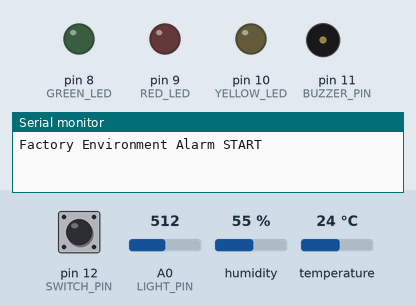
Recording of a sketch running on a simulated Arduino Uno, built with avr-gcc and run on an emulated ATmega328P. Parts: output pins drawn as LEDs (lit = HIGH), buzzer (waves = sounding), the last lines printed to the serial monitor. Inputs (shaded band) come from the test bench; at power-on: humidity 55 %, A0 (LIGHT_PIN) = 512, temperature 24 °C, pin 12 (SWITCH_PIN) HIGH.

Above: at 1.2 s.
1.3 s: humidity set to 41 %
At 4.3 s:
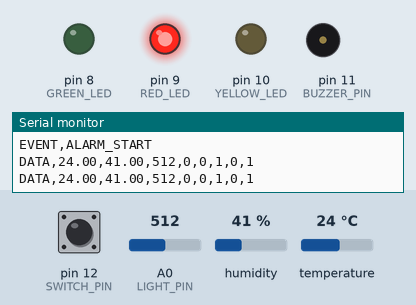
4.8 s: humidity set to 37 %
At 7.7 s:
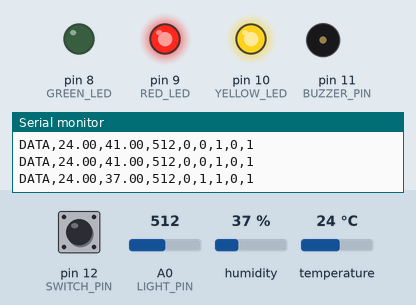
8.5 s: A0 (LIGHT_PIN) set to 317
12.0 s: A0 (LIGHT_PIN) set to 282
At 15.3 s:
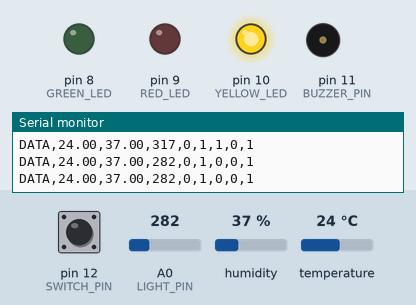
15.5 s: temperature set to 19 °C
19.2 s: temperature set to 16 °C
At 23.4 s:
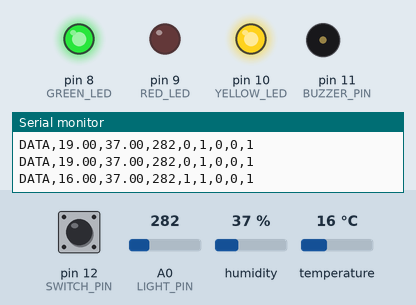
Timing chart, 0 to 27.1 s (numbered marks = the images above; inputs shaded):
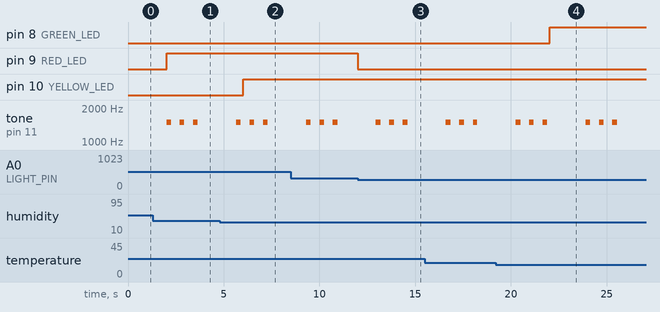

Measured:
- the behaviour switches between 40 and 39 % on humidity (found by bisection; images 1 and 2)
- the behaviour switches between 300 and 299 on A0 (LIGHT_PIN) (found by bisection; images 2 and 3)
- the behaviour switches between 18 and 17 °C on temperature (found by bisection; images 3 and 4)
- after the input at 4.8 s, pin 10 (YELLOW_LED): LOW → HIGH after 1.2 s
- after the input at 12.0 s, pin 9 (RED_LED): HIGH → LOW at once
- after the input at 19.2 s, pin 8 (GREEN_LED): LOW → HIGH after 2.8 s
- by itself, tone on pin 11 (BUZZER_PIN): plays 1500 Hz for 0.25 s, 1500 Hz for 0.25 s, 1500 Hz for 0.25 s, 1500 Hz for 0.25 s, 1500 Hz for 0.25 s, 1500 Hz for 0.25 s

The sketch:

factory_alarm.ino
```cpp
#include <DHT.h>

// ======================================================
// 1. 핀 설정
// ======================================================

const int SWITCH_PIN = 12;

const int DHT_PIN = 3;
#define DHT_TYPE DHT11

const int BUZZER_PIN = 11;

const int RED_LED = 9;       // 조도 이상
const int YELLOW_LED = 10;   // 습도 이상
const int GREEN_LED = 8;     // 온도 이상

const int LIGHT_PIN = A0;

DHT dht(DHT_PIN, DHT_TYPE);


// ======================================================
// 2. 이상 기준값
// ======================================================

// 온도 정상 범위
const float TEMP_MIN = 18.0;
const float TEMP_MAX = 28.0;

// 습도 정상 범위
const float HUM_MIN = 40.0;
const float HUM_MAX = 70.0;

// 조도
// 실측:
// 가림 약 450
// 평상시 약 170
// 플래시 약 84
//
// 300 이상 = 너무 어두움
const int LIGHT_LIMIT = 300;


// ======================================================
// 3. 시간 설정
// ======================================================

// 센서 읽기 주기
const unsigned long SENSOR_INTERVAL = 2000;

// ★ 현재 테스트용: ACK 후 10초 뒤 재알림
const unsigned long RE_ALERT_TIME = 10000;

// 실제 사용할 때 10분으로 바꾸려면:
// const unsigned long RE_ALERT_TIME = 10UL * 60UL * 1000UL;


// ======================================================
// 4. 알람 종류
// ======================================================

const int ALERT_NONE = 0;
const int ALERT_FIRST = 1;
const int ALERT_REPEAT = 2;

int alertType = ALERT_NONE;


// ======================================================
// 5. 상태 변수
// ======================================================

unsigned long lastSensorTime = 0;
unsigned long acknowledgedTime = 0;

bool acknowledged = false;
bool alertActive = false;

bool tempAlarm = false;
bool humAlarm = false;
bool lightAlarm = false;

bool previousAnyAlarm = false;


// ======================================================
// 6. 스위치 상태
// ======================================================

int previousSwitchState = HIGH;


// ======================================================
// 7. 부저 상태 변수
// ======================================================

bool buzzerOn = false;

int beepCount = 0;

unsigned long buzzerTime = 0;
unsigned long patternPauseTime = 0;

bool patternPause = false;


// ======================================================
// 8. setup
// ======================================================

void setup()
{
    Serial.begin(115200);

    dht.begin();

    pinMode(SWITCH_PIN, INPUT_PULLUP);

    pinMode(BUZZER_PIN, OUTPUT);

    pinMode(RED_LED, OUTPUT);
    pinMode(YELLOW_LED, OUTPUT);
    pinMode(GREEN_LED, OUTPUT);


    digitalWrite(RED_LED, LOW);
    digitalWrite(YELLOW_LED, LOW);
    digitalWrite(GREEN_LED, LOW);

    noTone(BUZZER_PIN);


    Serial.println("Factory Environment Alarm START");
}


// ======================================================
// 9. loop
// ======================================================

void loop()
{
    unsigned long now = millis();


    // 스위치는 계속 확인
    checkSwitch(now);


    // 2초마다 센서 확인
    if (now - lastSensorTime >= SENSOR_INTERVAL)
    {
        lastSensorTime = now;

        readSensors(now);
    }


    // 부저 처리
    runBuzzer(now);
}


// ======================================================
// 10. 센서 읽기
// ======================================================

void readSensors(unsigned long now)
{
    float humidity = dht.readHumidity();
    float temperature = dht.readTemperature();

    int light = analogRead(LIGHT_PIN);


    // DHT 읽기 실패
    if (isnan(humidity) || isnan(temperature))
    {
        Serial.println("ERROR,DHT_READ_FAIL");
        return;
    }


    // --------------------------------------------------
    // 이상 여부 판단
    // --------------------------------------------------

    tempAlarm =
        temperature < TEMP_MIN ||
        temperature > TEMP_MAX;


    humAlarm =
        humidity < HUM_MIN ||
        humidity > HUM_MAX;


    lightAlarm =
        light >= LIGHT_LIMIT;


    bool anyAlarm =
        tempAlarm ||
        humAlarm ||
        lightAlarm;


    // ==================================================
    // 새로운 이상 발생
    // ==================================================

    if (anyAlarm && !previousAnyAlarm)
    {
        acknowledged = false;
        alertActive = true;

        // 최초 알람 패턴
        alertType = ALERT_FIRST;

        resetBuzzerPattern();

        Serial.println("EVENT,ALARM_START");
    }


    // ==================================================
    // 전부 정상 복귀
    // ==================================================

    if (!anyAlarm)
    {
        acknowledged = false;
        alertActive = false;

        alertType = ALERT_NONE;

        turnOffAlarm();


        if (previousAnyAlarm)
        {
            Serial.println("EVENT,NORMAL");
        }
    }


    // ==================================================
    // ACK 후 10초 동안 미조치 → 재알림
    // ==================================================

    if (anyAlarm && acknowledged)
    {
        if (now - acknowledgedTime >= RE_ALERT_TIME)
        {
            acknowledged = false;
            alertActive = true;

            // 재알람 패턴
            alertType = ALERT_REPEAT;

            resetBuzzerPattern();

            Serial.println("EVENT,RE_ALERT");
        }
    }


    // ==================================================
    // LED 표시
    // ==================================================

    if (alertActive)
    {
        updateLED();
    }


    // ==================================================
    // Python으로 데이터 전송
    // ==================================================

    Serial.print("DATA,");

    Serial.print(temperature);
    Serial.print(",");

    Serial.print(humidity);
    Serial.print(",");

    Serial.print(light);
    Serial.print(",");

    Serial.print(tempAlarm);
    Serial.print(",");

    Serial.print(humAlarm);
    Serial.print(",");

    Serial.print(lightAlarm);
    Serial.print(",");

    Serial.print(acknowledged);
    Serial.print(",");

    Serial.println(alertActive);


    previousAnyAlarm = anyAlarm;
}


// ======================================================
// 11. LED 처리
// ======================================================

void updateLED()
{
    // 온도 이상 → 초록
    digitalWrite(
        GREEN_LED,
        tempAlarm ? HIGH : LOW
    );


    // 습도 이상 → 노랑
    digitalWrite(
        YELLOW_LED,
        humAlarm ? HIGH : LOW
    );


    // 조도 이상 → 빨강
    digitalWrite(
        RED_LED,
        lightAlarm ? HIGH : LOW
    );
}


// ======================================================
// 12. 스위치 처리
// ======================================================

void checkSwitch(unsigned long now)
{
    int currentSwitchState =
        digitalRead(SWITCH_PIN);


    // INPUT_PULLUP
    //
    // 안 누름 = HIGH
    // 누름 = LOW

    if (
        previousSwitchState == HIGH &&
        currentSwitchState == LOW
    )
    {
        // 현재 알람이 울릴 때만 ACK
        if (alertActive)
        {
            acknowledged = true;
            acknowledgedTime = now;

            alertActive = false;
            alertType = ALERT_NONE;

            turnOffAlarm();

            Serial.println("EVENT,ACK");
        }
    }


    previousSwitchState =
        currentSwitchState;
}


// ======================================================
// 13. 부저 패턴
// ======================================================

void runBuzzer(unsigned long now)
{
    // 알람 없으면 조용
    if (!alertActive)
    {
        noTone(BUZZER_PIN);
        return;
    }


    // --------------------------------------------------
    // 최초 알람
    //
    // 삐 - 삐 - 삐
    // --------------------------------------------------

    if (alertType == ALERT_FIRST)
    {
        runBeepPattern(
            now,
            3,      // 3번
            250,    // 삐 길이
            450,    // 삐 사이 간격
            2000    // 한 패턴 끝나고 쉬는 시간
        );
    }


    // --------------------------------------------------
    // 재알람
    //
    // 삐삐삐삐삐삐
    // --------------------------------------------------

    else if (alertType == ALERT_REPEAT)
    {
        runBeepPattern(
            now,
            6,      // 6번
            150,    // 더 짧게
            150,    // 더 빠르게
            1500    // 패턴 끝나고 쉬는 시간
        );
    }
}


// ======================================================
// 14. 공통 삐 패턴 함수
// ======================================================

void runBeepPattern(
    unsigned long now,
    int maxBeepCount,
    unsigned long beepDuration,
    unsigned long beepGap,
    unsigned long repeatPause
)
{
    // --------------------------------------------------
    // 한 묶음 끝난 뒤 쉬는 중
    // --------------------------------------------------

    if (patternPause)
    {
        if (now - patternPauseTime >= repeatPause)
        {
            patternPause = false;
            beepCount = 0;
        }

        return;
    }


    // --------------------------------------------------
    // 현재 삐 소리가 나는 중
    // --------------------------------------------------

    if (buzzerOn)
    {
        if (now - buzzerTime >= beepDuration)
        {
            noTone(BUZZER_PIN);

            buzzerOn = false;
            buzzerTime = now;

            beepCount++;
        }

        return;
    }


    // --------------------------------------------------
    // 필요한 횟수만큼 다 울림
    // --------------------------------------------------

    if (beepCount >= maxBeepCount)
    {
        patternPause = true;
        patternPauseTime = now;

        return;
    }


    // --------------------------------------------------
    // 다음 삐 시작
    // --------------------------------------------------

    if (now - buzzerTime >= beepGap)
    {
        tone(BUZZER_PIN, 1500);

        buzzerOn = true;
        buzzerTime = now;
    }
}


// ======================================================
// 15. 부저 패턴 초기화
// ======================================================

void resetBuzzerPattern()
{
    noTone(BUZZER_PIN);

    buzzerOn = false;

    beepCount = 0;

    buzzerTime = 0;

    patternPauseTime = 0;

    patternPause = false;
}


// ======================================================
// 16. LED + 부저 끄기
// ======================================================

void turnOffAlarm()
{
    digitalWrite(RED_LED, LOW);
    digitalWrite(YELLOW_LED, LOW);
    digitalWrite(GREEN_LED, LOW);

    noTone(BUZZER_PIN);

    resetBuzzerPattern();
}
```
